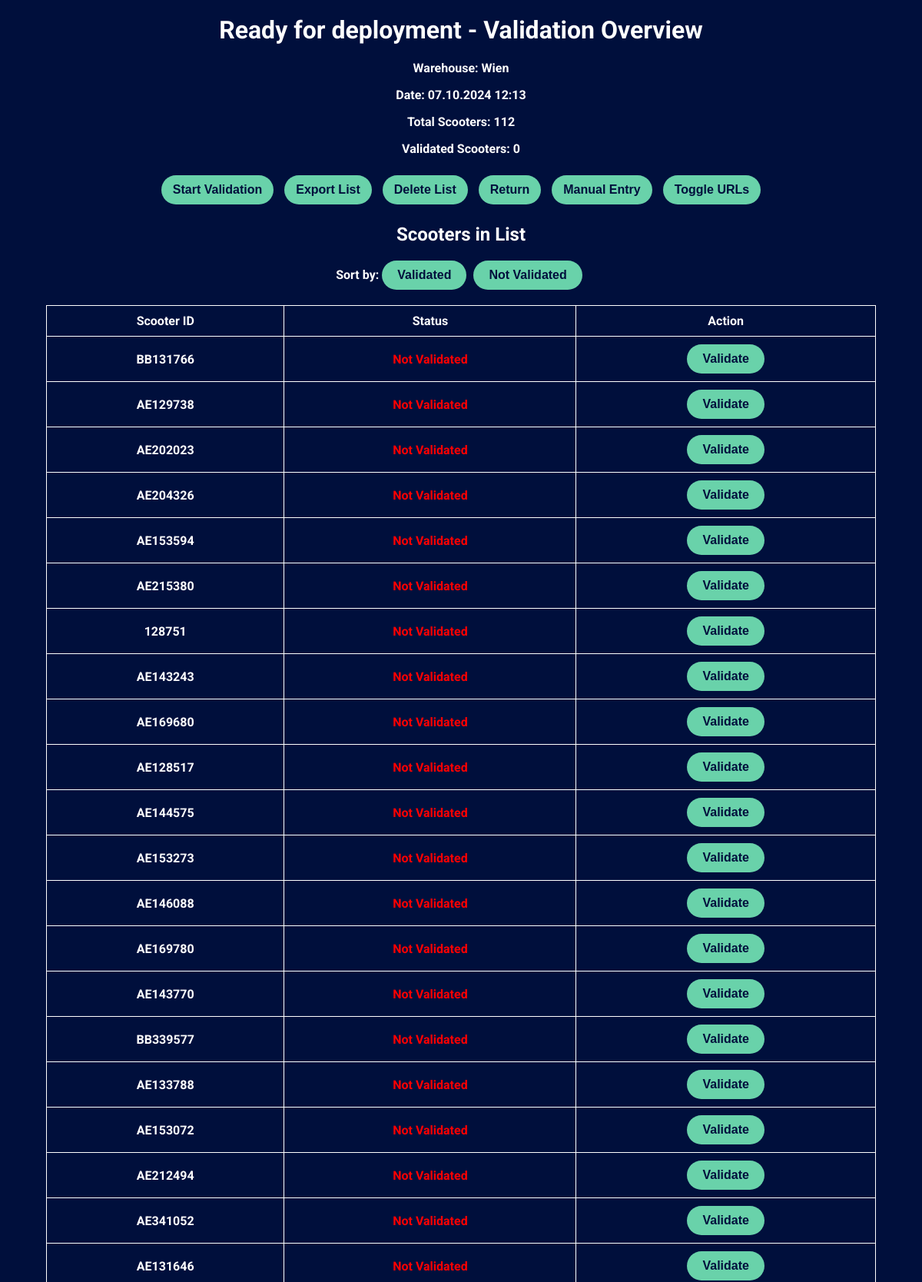
Page /validate_list_overview/4 (upper part) on the committed database.
### app.py (models this page shows)
class List(db.Model):
    logging.debug("Defining List model.")
    id = db.Column(db.Integer, primary_key=True)
    name = db.Column(db.String(100))
    warehouse = db.Column(db.String(100))
    timestamp = db.Column(db.DateTime, default=get_local_time)
    scans = db.relationship('Scan', backref='list', lazy=True, cascade='all, delete-orphan')
    is_validated = db.Column(db.Boolean, default=False)
    validation_timestamp = db.Column(db.DateTime)
    validations = db.relationship('Validation', backref='list', lazy=True, cascade='all, delete-orphan')

class Scan(db.Model):
    logging.debug("Defining Scan model.")
    id = db.Column(db.Integer, primary_key=True)
    scooter_id = db.Column(db.String(200))
    timestamp = db.Column(db.DateTime, default=get_local_time)
    list_id = db.Column(db.Integer, db.ForeignKey('list.id'), nullable=False)

### app.py (the view)
@app.route('/validate_list_overview/<int:list_id>')
def validate_list_overview(list_id):
    logging.debug(f"Viewing validation overview for list {list_id}.")
    current_list = List.query.get(list_id)
    if current_list:
        logging.debug(f"List found: {current_list.id}")
        scans = current_list.scans
        total_scooters = len(scans)
        validations = current_list.validations
        validated_count = len(validations)
        scooters_with_status = []
        for scan in scans:
            scooter_id = scan.scooter_id
            short_id = normalize_scooter_id(scooter_id)
            is_validated = any(scooter_id_matches(val.scooter_id, scooter_id) for val in validations)
            scooters_with_status.append({
                'scooter_id': scooter_id,
                'short_id': short_id,  # IDs are displayed normalized
                'is_validated': is_validated
            })
        logging.debug(f"Total scooters: {total_scooters}, Validated scooters: {validated_count}")
        return render_template('validate_list_overview.html', list=current_list, total_scooters=total_scooters, validated_count=validated_count, scooters_with_status=scooters_with_status)
    else:
        logging.debug(f"List {list_id} not found.")
        return 'List not found', 404

### app.py (called while the page is built)
def normalize_scooter_id(scooter_id):
    logging.debug(f"Normalizing scooter ID: {scooter_id}")
    prefixes = ['https://tier.app/', 'https://qr.tier-services.io/']
    for prefix in prefixes:
        if scooter_id.startswith(prefix):
            scooter_id = scooter_id[len(prefix):]
            break
    scooter_id = scooter_id.upper()
    logging.debug(f"Normalized scooter ID: {scooter_id}")
    return scooter_id

### templates/validate_list_overview.html (shortened to what this page needs)
<!DOCTYPE html>
<html lang="en">
<head>
    <link rel="stylesheet" href="{{ url_for('static', filename='css/style.css') }}">
</head>
<body>
    <h1>{{ list.name }} - Validation Overview</h1>
    <p>Warehouse: {{ list.warehouse }}</p>
    <p>Date: {{ list.timestamp.strftime('%d.%m.%Y %H:%M') }}</p>
    <p>Total Scooters: {{ total_scooters }}</p>
    <p>Validated Scooters: {{ validated_count }}</p>
    <div class="buttons-container">
        <button onclick="window.location.href='/validate_scan/{{ list.id }}'">Start Validation</button>
        <button onclick="window.location.href='/export/{{ list.id }}'">Export List</button>
        <button onclick="deleteList()">Delete List</button>
        <button onclick="window.location.href='/validate_lists'">Return</button>
        <button id="manual-entry-btn">Manual Entry</button>
        <button id="toggle-urls-btn">Toggle URLs</button>
    </div>
    <div id="scooter-list-container">
        <h2>Scooters in List</h2>
        <div class="sort-buttons">
            <label>Sort by:</label>
            <button id="sort-validated-btn">Validated</button>
            <button id="sort-not-validated-btn">Not Validated</button>
        </div>
        <table id="scooter-table">
            <thead>
                <tr>
                    <th>Scooter ID</th>
                    <th>Status</th>
                    <th>Action</th>
                </tr>
            </thead>
            <tbody>
                {% for scooter in scooters_with_status %}
                <tr data-scooter-id="{{ scooter.scooter_id }}" data-status="{% if scooter.is_validated %}validated{% else %}not-validated{% endif %}">
                    <td class="scooter-id-cell" data-full-id="{{ scooter.scooter_id }}" data-short-id="{{ scooter.short_id }}">{{ scooter.short_id }}</td>
                    <td class="{% if scooter.is_validated %}validated{% else %}not-validated{% endif %}">
                        {% if scooter.is_validated %}Validated{% else %}Not Validated{% endif %}
                    </td>
                    <td>
                        {% if scooter.is_validated %}
                        <button class="unvalidate-btn" data-scooter-id="{{ scooter.scooter_id }}">Unvalidate</button>
                        {% else %}
                        <button class="validate-btn" data-scooter-id="{{ scooter.scooter_id }}">Validate</button>
                        {% endif %}
                    </td>
                </tr>
                {% endfor %}
            </tbody>
        </table>
    </div>
</body>
</html>

### static/css/style.css (style rules this page uses)
body { margin: 0; font-family: 'Roboto', sans-serif; text-align: center; background-color: #000f3c; font-weight: bold; color: white; overflow-y: auto; }
h1, h2, p, button, input, label { font-weight: bold; }
h1 { text-align: center; margin-top: 20px; }
.buttons-container { text-align: center; margin: 20px 0; }
.buttons-container button { margin: 5px; padding: 10px 15px; font-size: 16px; cursor: pointer; }
#scooter-table { width: 90%; border-collapse: collapse; margin: 20px auto; }
#scooter-table th, #scooter-table td { border: 1px solid #ffffff; padding: 10px; text-align: center; }
#scooter-table th { background-color: #000f3c; color: #fff; }
.not-validated { color: red; }
#scooter-list-container { text-align: center; }
table { margin: 0 auto; }
.sort-buttons { margin-bottom: 10px; }
.sort-buttons button { margin-right: 5px; }
button { padding: 10px 20px; font-size: 16px; background-color: #69d2aa; color: #000f3c; border: none; border-radius: 30px; cursor: pointer; font-weight: bold; }
input, label { font-weight: bold; }
h1, h2, p { color: white; }

### rows in the picture
List: name "Ready for deployment", warehouse "Wien", timestamp "07.10.2024 12:13"
Scan: short_id "BB131766"
Scan: short_id "AE129738"
Scan: short_id "AE202023"
Scan: short_id "AE204326"
Scan: short_id "AE153594"
Scan: short_id "AE215380"
Scan: short_id "128751"
Scan: short_id "AE143243"
Scan: short_id "AE169680"
Scan: short_id "AE128517"
Scan: short_id "AE144575"
Scan: short_id "AE153273"
Scan: short_id "AE146088"
Scan: short_id "AE169780"
Scan: short_id "AE143770"
Scan: short_id "BB339577"
Scan: short_id "AE133788"
Scan: short_id "AE153072"
Scan: short_id "AE212494"
Scan: short_id "AE341052"
Scan: short_id "AE131646"

### other values in the picture
{{ total_scooters }} "112"
{{ validated_count }} "0"
